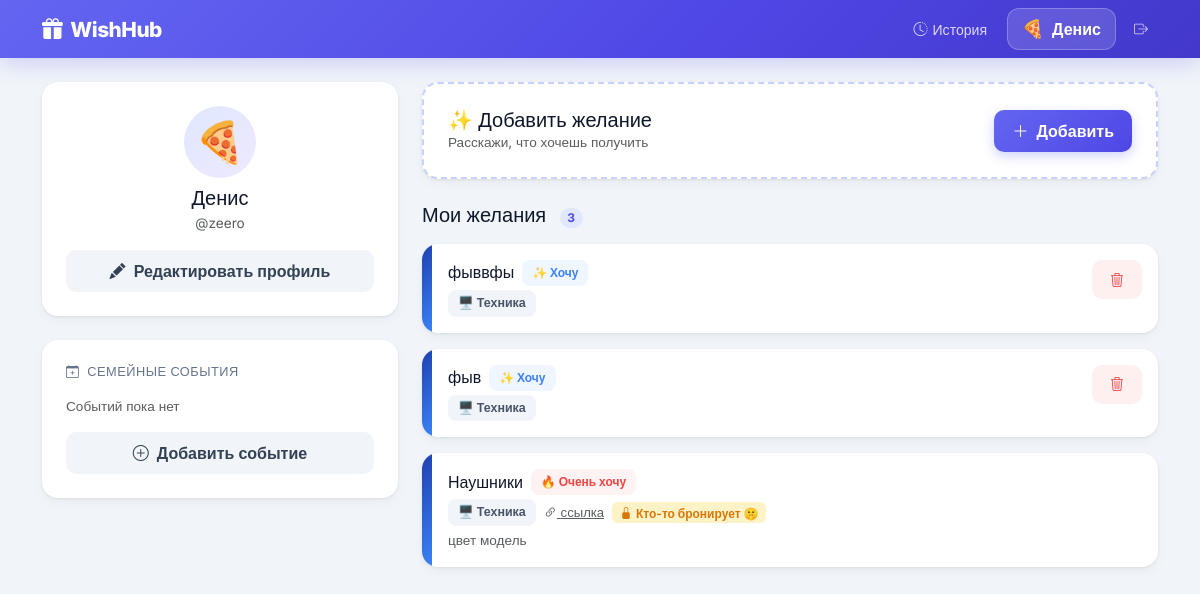
/my_wishlist (signed in), run on the app's committed database.
### app.py (models this page shows)
class User(UserMixin, db.Model):
    id            = db.Column(db.Integer, primary_key=True)
    username      = db.Column(db.String(50), unique=True, nullable=False)
    password_hash = db.Column(db.String(255), nullable=False)
    name          = db.Column(db.String(50), nullable=False)
    is_admin      = db.Column(db.Boolean, default=False)
    birthday      = db.Column(db.Date, nullable=True)
    emoji         = db.Column(db.String(10), default='🎁')
    wishes        = db.relationship('WishItem', backref='owner', lazy=True, foreign_keys='WishItem.user_id')

class WishItem(db.Model):
    id           = db.Column(db.Integer, primary_key=True)
    title        = db.Column(db.String(100), nullable=False)
    description  = db.Column(db.Text, nullable=True)
    link         = db.Column(db.String(500), nullable=True)
    image_url    = db.Column(db.String(500), nullable=True)
    price        = db.Column(db.Float, nullable=True)
    category     = db.Column(db.String(20), default='other')
    priority     = db.Column(db.String(20), default='medium')
    user_id      = db.Column(db.Integer, db.ForeignKey('user.id'), nullable=False)
    booked_by_id = db.Column(db.Integer, db.ForeignKey('user.id'), nullable=True)
    is_purchased = db.Column(db.Boolean, default=False)
    purchased_at = db.Column(db.DateTime, nullable=True)
    created_at   = db.Column(db.DateTime, default=datetime.utcnow)
    booked_by    = db.relationship('User', foreign_keys=[booked_by_id])

### app.py (the view, shortened to what this page needs)
@app.route('/my_wishlist', methods=['GET', 'POST'])
@login_required
def my_wishlist():
    wishes = WishItem.query.filter_by(user_id=current_user.id).order_by(WishItem.created_at.desc()).all()
    family_events = FamilyEvent.query.all()
    return render_template('my_wishlist.html', wishes=wishes, emojis=EMOJIS,
                           categories=CATEGORIES, category_map=CATEGORY_MAP,
                           family_events=family_events, event_icons=EVENT_ICONS)

### app.py (called while the page is built)
@login_manager.user_loader
def load_user(user_id):
    return db.session.get(User, int(user_id))

### templates/my_wishlist.html (shortened to what this page needs)
{% extends "base.html" %}
{% block content %}
<div class="row g-4">
<div class="col-lg-4">
  <div class="card-w p-4 mb-4">
    <div class="text-center mb-3">
      <div class="d-inline-flex align-items-center justify-content-center rounded-circle mb-2"
           style="width:72px;height:72px;font-size:2.5rem;background:linear-gradient(135deg,#e0e7ff,#ede9fe)">
        {{ current_user.emoji }}
      </div>
      <h5 class="fw-800 mb-0">{{ current_user.name }}</h5>
      <span class="text-muted" style="font-size:.85rem">@{{ current_user.username }}</span>
    </div>
    <button class="btn btn-w btn-w-light w-100" type="button" data-bs-toggle="collapse" data-bs-target="#profileForm">
      <i class="bi bi-pencil-fill me-1"></i> Редактировать профиль
    </button>
  </div>
  <div class="card-w p-4 mb-4">
    <h6 class="fw-700 mb-3" style="font-size:.8rem;text-transform:uppercase;letter-spacing:.5px;color:#64748b">
      <i class="bi bi-calendar-plus me-1"></i> Семейные события
    </h6>
    {% for ev in family_events %}
    <div class="d-flex align-items-center gap-2 mb-2 p-2 rounded-3" style="background:#f8fafc">
      <i class="bi {{ ev.icon }}" style="color:#6366f1"></i>
      <span class="flex-grow-1" style="font-size:.88rem;font-weight:500">{{ ev.name }}</span>
      <span class="text-muted" style="font-size:.8rem">{{ '%02d.%02d'|format(ev.day,ev.month) }}</span>
      {% if ev.created_by_id == current_user.id or current_user.is_admin %}
      <form method="POST" action="{{ url_for('delete_event', event_id=ev.id) }}" class="m-0">
        <button type="submit" class="btn p-0 border-0 bg-transparent text-muted" style="font-size:.8rem" title="Удалить">
          <i class="bi bi-x-lg"></i>
        </button>
      </form>
      {% endif %}
    </div>
    {% else %}
    <p class="text-muted mb-2" style="font-size:.85rem">Событий пока нет</p>
    {% endfor %}
    <button class="btn btn-w btn-w-light w-100 mt-2" type="button" data-bs-toggle="collapse" data-bs-target="#addEventForm">
      <i class="bi bi-plus-circle me-1"></i> Добавить событие
    </button>
  </div>
</div>
<div class="col-lg-8">
  <div class="card-w p-4 mb-4" style="border:2px dashed #c7d2fe">
    <div class="d-flex align-items-center justify-content-between mb-0">
      <div>
        <h5 class="fw-800 mb-0">✨ Добавить желание</h5>
        <p class="text-muted mb-0" style="font-size:.85rem">Расскажи, что хочешь получить</p>
      </div>
      <button class="btn btn-w btn-w-primary" type="button" data-bs-toggle="collapse" data-bs-target="#addWishForm">
        <i class="bi bi-plus-lg me-1"></i> Добавить
      </button>
    </div>
  </div>
  <h5 class="fw-800 mb-3">Мои желания
    <span class="badge rounded-pill ms-2 fw-600" style="background:#e0e7ff;color:#4f46e5;font-size:.75rem">{{ wishes|length }}</span>
  </h5>
  {% if wishes %}
  {% for wish in wishes %}
  <div class="card-w mb-3 overflow-hidden">
    <div class="d-flex">
      {% if wish.image_url %}
      <div style="width:100px;flex-shrink:0;background-image:url('{{ wish.image_url }}');background-size:cover;background-position:center"></div>
      {% else %}
      <div style="width:10px;flex-shrink:0;background:{{ category_map[wish.category].gradient }}"></div>
      {% endif %}
      <div class="p-3 flex-grow-1">
        <div class="d-flex justify-content-between align-items-start">
          <div class="flex-grow-1">
            <div class="d-flex align-items-center gap-2 flex-wrap mb-1">
              <h6 class="fw-700 mb-0">{{ wish.title }}</h6>
              {% if wish.priority == 'high' %}<span class="badge-priority prio-high">🔥 Очень хочу</span>
              {% elif wish.priority == 'low' %}<span class="badge-priority prio-low">💭 Не срочно</span>
              {% else %}<span class="badge-priority prio-medium">✨ Хочу</span>{% endif %}
            </div>
            <div class="d-flex align-items-center gap-2 flex-wrap">
              <span class="cat-chip">{{ category_map[wish.category].emoji }} {{ category_map[wish.category].label }}</span>
              {% if wish.link %}<a href="{{ wish.link }}" target="_blank" class="text-muted" style="font-size:.82rem"><i class="bi bi-link-45deg"></i> ссылка</a>{% endif %}
              {% if wish.booked_by_id %}
              <span class="badge" style="background:#fef3c7;color:#d97706;font-size:.75rem"><i class="bi bi-lock-fill me-1"></i>Кто-то бронирует 🤫</span>
              {% endif %}
            </div>
            {% if wish.description %}
            <p class="text-muted mt-1 mb-0" style="font-size:.85rem">{{ wish.description[:120] }}{% if wish.description|length > 120 %}…{% endif %}</p>
            {% endif %}
          </div>
          {% if not wish.booked_by_id %}
          <form method="POST" action="{{ url_for('delete_wish', item_id=wish.id) }}" class="ms-2"
                onsubmit="return confirm('Удалить «{{ wish.title }}»?')">
            <button type="submit" class="btn btn-w btn-w-danger btn-sm" title="Удалить">
              <i class="bi bi-trash3"></i>
            </button>
          </form>
          {% endif %}
        </div>
      </div>
    </div>
  </div>
  {% endfor %}
  {% else %}
  <div class="text-center py-5 card-w">
    <div style="font-size:3.5rem">🌟</div>
    <h5 class="fw-700 mt-3">Список пуст</h5>
    <p class="text-muted">Добавь первое желание, и семья узнает, что тебе подарить!</p>
  </div>
  {% endif %}
</div>
</div>
{% endblock %}

### templates/base.html (shortened to what this page needs)
<!DOCTYPE html>
<html lang="ru">
<head>
<link href="https://cdn.jsdelivr.net/npm/bootstrap@5.3.0/dist/css/bootstrap.min.css" rel="stylesheet">
<link href="https://cdn.jsdelivr.net/npm/bootstrap-icons@1.11.3/font/bootstrap-icons.min.css" rel="stylesheet">
</head>
<body>
<nav class="navbar navbar-expand-lg navbar-custom py-2 mb-4">
  <div class="container">
    <a class="navbar-brand text-white d-flex align-items-center gap-2" href="{{ url_for('index') }}">
      <i class="bi bi-gift-fill"></i> WishHub
    </a>
    {% if current_user.is_authenticated %}
    <div class="d-flex align-items-center gap-2 ms-auto flex-wrap">
      <a href="{{ url_for('history') }}" class="nav-history-btn">
        <i class="bi bi-clock-history"></i><span class="d-none d-sm-inline">История</span>
      </a>
      <a href="{{ url_for('my_wishlist') }}" class="nav-user-btn">
        <span style="font-size:1.1rem">{{ current_user.emoji }}</span>
        <span>{{ current_user.name }}</span>
      </a>
      <form method="POST" action="{{ url_for('logout') }}" class="m-0">
        <button type="submit" class="nav-link-logout border-0 bg-transparent cursor-pointer">
          <i class="bi bi-box-arrow-right"></i>
        </button>
      </form>
    </div>
    {% endif %}
  </div>
</nav>
<div class="container pb-5">
  {% block content %}{% endblock %}
</div>
</body>
</html>

### templates/base.html (style rules this page uses)
:root { --indigo: #6366f1; --indigo-d: #4f46e5; --indigo-l: #e0e7ff; --bg: #f1f5f9; --card: #fff; --text: #0f172a; --muted: #64748b; --border: #e2e8f0; --shadow: 0 1px 3px rgba(0,0,0,.07), 0 4px 12px rgba(0,0,0,.04); --shadow-lg: 0 8px 30px rgba(99,102,241,.12); --radius: 16px; --radius-sm: 10px; }
* { box-sizing: border-box; }
body { font-family:'Inter',sans-serif; background:var(--bg); color:var(--text); min-height:100vh; }
.navbar-custom { background: linear-gradient(135deg, #6366f1 0%, #4f46e5 60%, #4338ca 100%); box-shadow: 0 4px 24px rgba(79,70,229,.25); }
.navbar-brand { font-weight: 800; font-size: 1.3rem; letter-spacing: -.5px; }
.nav-user-btn { background: rgba(255,255,255,.15); backdrop-filter: blur(8px); border: 1px solid rgba(255,255,255,.25); border-radius: 12px; color: #fff; padding: 7px 14px; font-weight: 600; text-decoration: none; display: flex; align-items: center; gap: 8px; transition: all .2s; }
.nav-link-logout { color: rgba(255,255,255,.7); text-decoration: none; font-size: .88rem; padding: 6px 10px; border-radius: 8px; transition: all .2s; }
.nav-history-btn { color: rgba(255,255,255,.8); text-decoration: none; font-size: .88rem; padding: 6px 12px; border-radius: 8px; transition: all .2s; display: flex; align-items: center; gap: 5px; }
.card-w { background: var(--card); border: none; border-radius: var(--radius); box-shadow: var(--shadow); transition: transform .25s, box-shadow .25s; }
.btn-w { border-radius: 10px; font-weight: 600; padding: 9px 18px; transition: all .2s; border: none; }
.btn-w-primary { background: linear-gradient(135deg,#6366f1,#4f46e5); color: #fff; box-shadow: 0 4px 12px rgba(99,102,241,.3); }
.btn-w-light { background: #f1f5f9; color: #334155; }
.btn-w-danger { background: #fff0f0; color: #ef4444; }
.badge-priority { border-radius: 8px; padding: 4px 10px; font-size: .75rem; font-weight: 700; }
.prio-high { background: #fef2f2; color: #ef4444; }
.prio-medium { background: #eff6ff; color: #3b82f6; }
.cat-chip { display: inline-flex; align-items: center; gap: 5px; padding: 4px 10px; border-radius: 8px; font-size: .78rem; font-weight: 600; background: #f1f5f9; color: #475569; }

### data on the page
User: emoji "🍕", name "Денис", username "zeero"
WishItem: title "фыввфы", priority "✨ Хочу", category "🖥️", category "Техника"
WishItem: title "фыв", priority "✨ Хочу", category "🖥️", category "Техника"
WishItem: title "Наушники", priority "🔥 Очень хочу", category "🖥️", category "Техника", shows "Кто-то бронирует 🤫", description "цвет модель"

### other printed values
{{ wishes|length }} "3"
